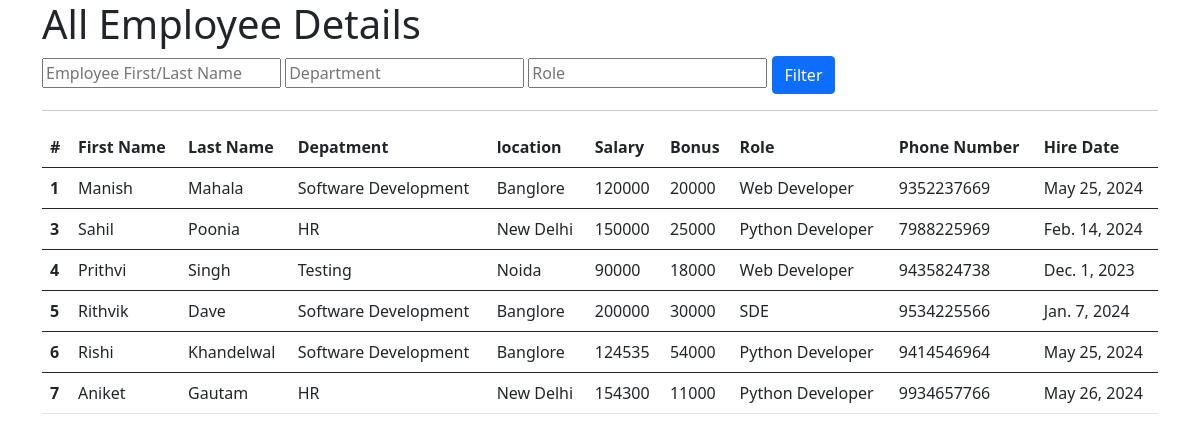
The page /all_emp on the database as committed earlier.
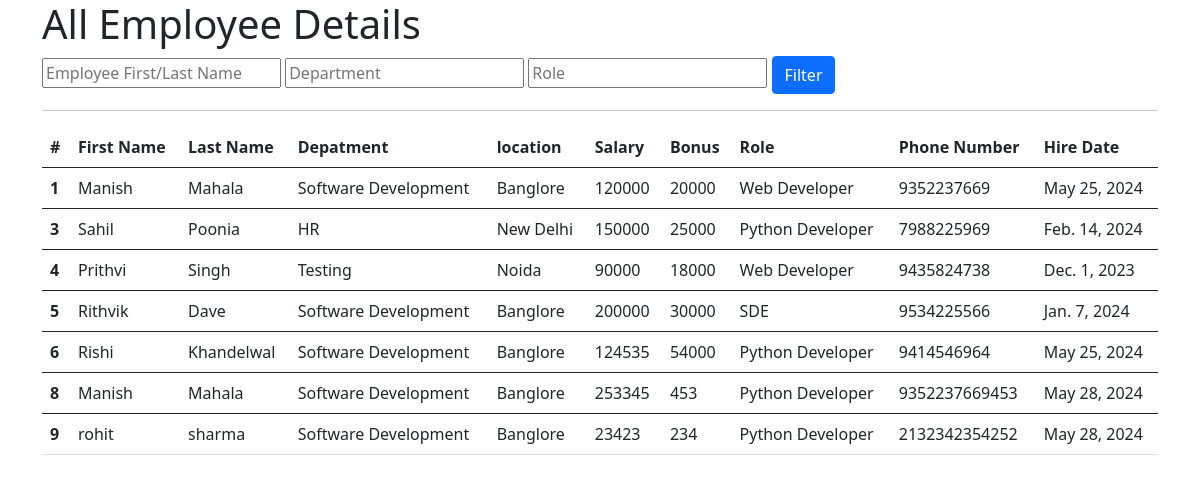
The same page on the database as committed later.
### emp_app/models.py (models this page shows, shortened)
class Employee(models.Model):
  first_name = models.CharField(max_length=100, null=False)
  last_name = models.CharField(max_length=100)
  dept = models.ForeignKey(Department, on_delete=models.CASCADE)
  salary = models.IntegerField(default=0)
  bonus = models.IntegerField(default=0)
  role = models.ForeignKey(Role, on_delete=models.CASCADE)
  phone = models.IntegerField(default=0)
  hire_date = models.DateField()

class Department(models.Model):
  name = models.CharField(max_length=100,null=False)
  location = models.CharField(max_length=100)

class Role(models.Model):
  name = models.CharField(max_length=100,null=False)

### emp_app/views.py (the view)
# urls.py: path('all_emp', views.all_emp, name = "all_emp"),
def all_emp(request):
    emps = Employee.objects.all()
    context = {
        "emps" : emps
    }
    return render(request, "all_emp.html",context)

### emp_app/templates/all_emp.html (shortened to what this page needs)
<!doctype html>
<html lang="en">
  <head>
    <link href="https://cdn.jsdelivr.net/npm/bootstrap@5.0.2/dist/css/bootstrap.min.css" rel="stylesheet">
  </head>
  <body>
    <div class="container">
    <h1>All Employee Details</h1>
    <form action="/filter_emp" method="post">
        <input type="text" id="name" placeholder="Employee First/Last Name" name="name" value="{{name}}">
        <input type="text" id="dept" placeholder="Department" name="dept" value="{{dept}}">
        <input type="text" id="role" placeholder="Role" name="role" value="{{role}}">
        <button type="submit" class="btn btn-primary">Filter</button>
    </form>
    <hr>
    <table class="table">
        <thead>
          <tr>
            <th scope="col">#</th>
            <th scope="col">First Name</th>
            <th scope="col">Last Name</th>
            <th scope="col">Depatment</th>
            <th scope="col">location</th>
            <th scope="col">Salary</th>
            <th scope="col">Bonus</th>
            <th scope="col">Role</th>
            <th scope="col">Phone Number</th>
            <th scope="col">Hire Date</th>
          </tr>
        </thead>
        {%for emp in emps%}
        <tbody>
          <tr>
            <th scope="row">{{emp.id}}</th>
            <td>{{emp.first_name}}</td>
            <td>{{emp.last_name}}</td>
            <td>{{emp.dept.name}}</td>
            <td>{{emp.dept.location}}</td>
            <td>{{emp.salary}}</td>
            <td>{{emp.bonus}}</td>
            <td>{{emp.role.name}}</td>
            <td>{{emp.phone}}</td>
            <td>{{emp.hire_date}}</td>
          </tr>
        </tbody>
        {% endfor %}
      </table>
    </div>
  </body>
</html>

Rows that differ between the two databases and show on the page:
removed Employee: id "7", first_name "Aniket", last_name "Gautam", dept.name "HR", dept.location "New Delhi", salary "154300", bonus "11000", role.name "Python Developer", phone "9934657766", hire_date "May 26, 2024"
added Employee: id "8", first_name "Manish", last_name "Mahala", dept.name "Software Development", dept.location "Banglore", salary "253345", bonus "453", role.name "Python Developer", phone "9352237669453", hire_date "May 28, 2024"
added Employee: id "9", first_name "rohit", last_name "sharma", dept.name "Software Development", dept.location "Banglore", salary "23423", bonus "234", role.name "Python Developer", phone "2132342354252", hire_date "May 28, 2024"
